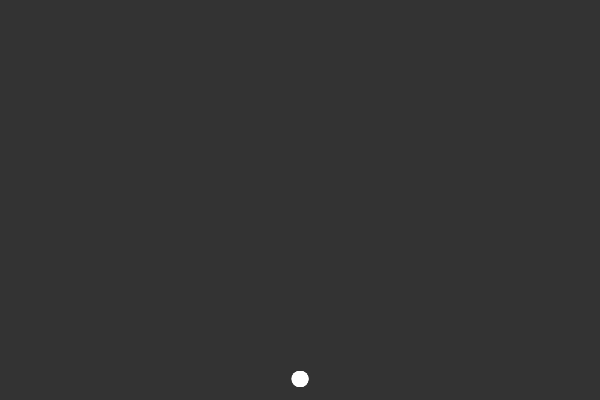
Frame 1 (no input)
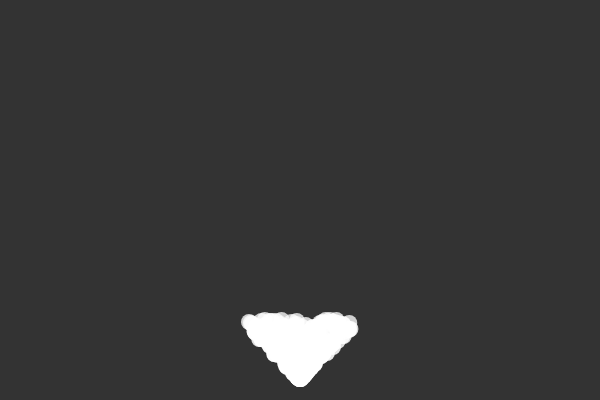
Frame 60 (no input)
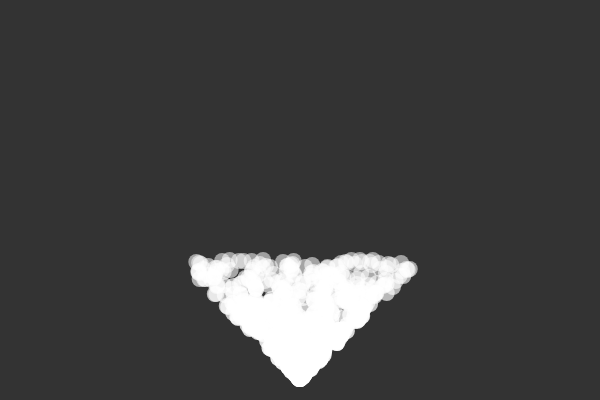
Frame 120 (the mouse pressed at the canvas centre since frame 60)

The p5.js sketch that drew these frames (run headless with seeded random() and noise() and a simulated clock; from frame 60 on, the mouse is pressed at the canvas centre):

// p5.js sketch
// ── sketch.js
/// <reference path="./p5d/p5.global-mode.d.ts" />

let particles = [];

function setup(){
  createCanvas(600, 400);
}

function draw(){
  background(51);
  for (let i=0; i<5; i++){
    p = new Particle();
    particles.push(p);  
  }

  for (let i=particles.length-1; i>=0; i--){    
    particles[i].update();
    particles[i].show();
    if (particles[i].finished()){
      particles.splice(i, 1);
    }
  }
}

class Particle{
  constructor(){
    this.x = 300;
    this.y = 380;
    this.vx = random(-1, 1);
    this.vy = (-5, -1);
    this.alpha = 255;
  }

  show(){
    noStroke();
    fill(255, this.alpha);
    ellipse(this.x, this.y, 16);
  }

  update(){
    this.x += this.vx;
    this.y += this.vy;
    this.alpha -= 1;
  }

  finished(){
    return this.alpha < 0;
  }
}
